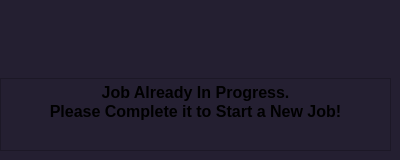
<?xml version="1.0" encoding="UTF-8"?>
<ui version="4.0">
 <class>ongoing_job_dialog</class>
 <widget class="QDialog" name="ongoing_job_dialog">
  <property name="windowModality">
   <enum>Qt::ApplicationModal</enum>
  </property>
  <property name="geometry">
   <rect>
    <x>0</x>
    <y>0</y>
    <width>400</width>
    <height>160</height>
   </rect>
  </property>
  <property name="minimumSize">
   <size>
    <width>400</width>
    <height>160</height>
   </size>
  </property>
  <property name="maximumSize">
   <size>
    <width>400</width>
    <height>160</height>
   </size>
  </property>
  <property name="windowTitle">
   <string>Dialog</string>
  </property>
  <layout class="QVBoxLayout" name="verticalLayout">
   <property name="spacing">
    <number>0</number>
   </property>
   <property name="leftMargin">
    <number>0</number>
   </property>
   <property name="topMargin">
    <number>0</number>
   </property>
   <property name="rightMargin">
    <number>0</number>
   </property>
   <property name="bottomMargin">
    <number>0</number>
   </property>
   <item>
    <widget class="QWidget" name="ongoing_job_widget" native="true">
     <property name="styleSheet">
      <string notr="true">background-color: rgb(36, 31, 49);</string>
     </property>
     <layout class="QVBoxLayout" name="verticalLayout_2">
      <property name="spacing">
       <number>24</number>
      </property>
      <property name="leftMargin">
       <number>0</number>
      </property>
      <property name="topMargin">
       <number>16</number>
      </property>
      <item>
       <widget class="QLabel" name="job_id_text">
        <property name="minimumSize">
         <size>
          <width>0</width>
          <height>0</height>
         </size>
        </property>
        <property name="maximumSize">
         <size>
          <width>16777215</width>
          <height>16777215</height>
         </size>
        </property>
        <property name="font">
         <font>
          <family>Roboto</family>
          <pointsize>24</pointsize>
         </font>
        </property>
        <property name="text">
         <string/>
        </property>
        <property name="alignment">
         <set>Qt::AlignCenter</set>
        </property>
       </widget>
      </item>
      <item>
       <widget class="QTextBrowser" name="message">
        <property name="html">
         <string>&lt;!DOCTYPE HTML PUBLIC &quot;-//W3C//DTD HTML 4.0//EN&quot; &quot;http://www.w3.org/TR/REC-html40/strict.dtd&quot;&gt;
&lt;html&gt;&lt;head&gt;&lt;meta name=&quot;qrichtext&quot; content=&quot;1&quot; /&gt;&lt;meta charset=&quot;utf-8&quot; /&gt;&lt;style type=&quot;text/css&quot;&gt;
p, li { white-space: pre-wrap; }
hr { height: 1px; border-width: 0; }
li.unchecked::marker { content: &quot;\2610&quot;; }
li.checked::marker { content: &quot;\2612&quot;; }
&lt;/style&gt;&lt;/head&gt;&lt;body style=&quot; font-family:'Fira Sans Semi-Light'; font-size:10pt; font-weight:400; font-style:normal;&quot;&gt;
&lt;p align=&quot;center&quot; style=&quot; margin-top:0px; margin-bottom:0px; margin-left:0px; margin-right:0px; -qt-block-indent:0; text-indent:0px;&quot;&gt;&lt;span style=&quot; font-size:12pt; font-weight:700;&quot;&gt;Job Already In Progress.&lt;/span&gt;&lt;/p&gt;
&lt;p align=&quot;center&quot; style=&quot; margin-top:0px; margin-bottom:0px; margin-left:0px; margin-right:0px; -qt-block-indent:0; text-indent:0px;&quot;&gt;&lt;span style=&quot; font-size:12pt; font-weight:700;&quot;&gt;Please Complete it to Start a New Job!&lt;/span&gt;&lt;/p&gt;&lt;/body&gt;&lt;/html&gt;</string>
        </property>
       </widget>
      </item>
     </layout>
    </widget>
   </item>
  </layout>
 </widget>
 <resources/>
 <connections/>
</ui>
